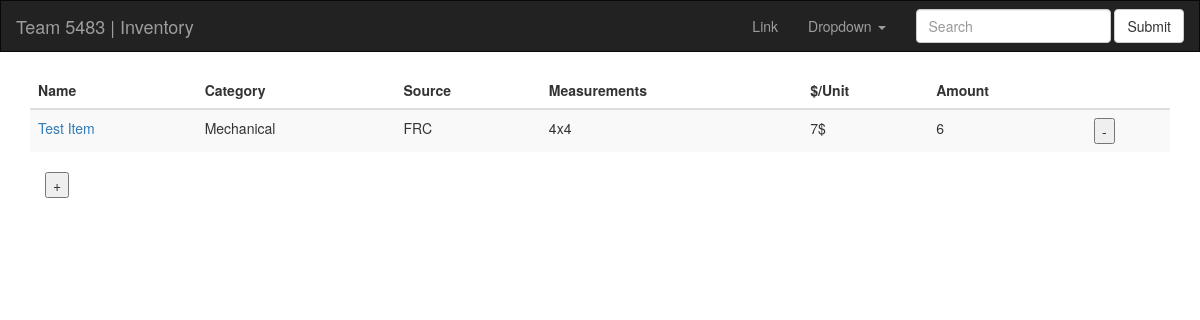
The app's page /inventory/, older data.
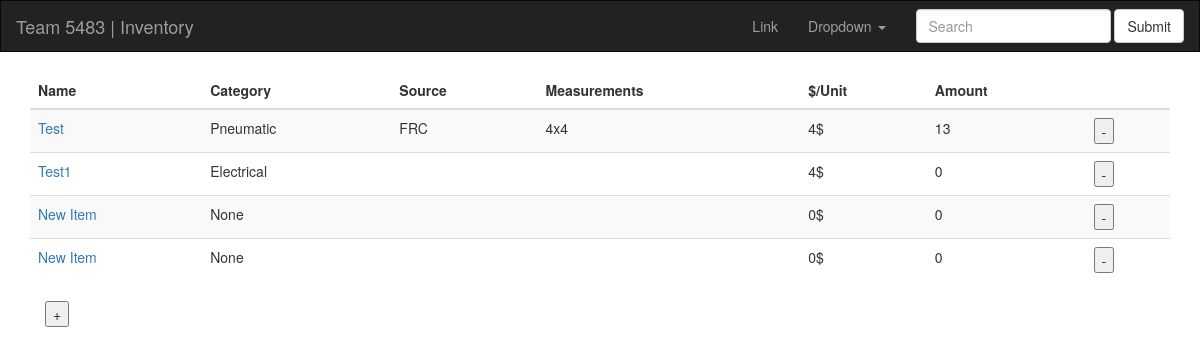
The same page, newer data.
### Inventory/models.py (models this page shows, shortened)
class Item(models.Model):
    item_categories = ['None', 'Pneumatic', 'Electrical', 'Mechanical']
    item_category = models.CharField(max_length=20, default='None')
    item_name = models.CharField(max_length=50)
    item_reference = models.CharField(max_length=50)
    item_source = models.CharField(max_length=50)
    item_quantity = models.CharField(max_length=50,default='0')
    item_measurement = models.CharField(max_length=50)
    item_unit_price = models.CharField(max_length=50, default='0')
    item_total_price = models.FloatField(max_length=50)
    item_field_names = ['item_name', 'item_reference', 'item_source', 'item_quantity', 'item_measurement',
                        'item_unit_price', 'item_total_price']

### Inventory/views.py (the view, shortened to what this page needs)
def index(request):
    all_items = Item.objects.all()
    if request.method == 'GET':
        search_query = request.GET.get('search', None)
        if search_query != '' and search_query is not None:
            return search(request, search_query=search_query)
    return render(request, "Inventory/index.html", {'all_items': all_items})

### Inventory/templates/Inventory/index.html (shortened to what this page needs)
<!DOCTYPE html>
<html lang="en">
<head>
    <link href="https://maxcdn.bootstrapcdn.com/bootstrap/3.3.7/css/bootstrap.min.css" rel="stylesheet" type="text/css">
</head>
<body>
    <nav class="navbar navbar-inverse">
        <div class="container-fluid">
            <div class="navbar-header">
                <a class="navbar-brand" href="{% url 'Inventory:index' %}">Team 5483 | Inventory</a>
            </div>
            <ul class="nav navbar-nav navbar-right">
                <li><a href="#">Link</a></li>
                <li class="dropdown">
                    <a href="#" class="dropdown-toggle" data-toggle="dropdown" role="button" aria-haspopup="true"
                       aria-expanded="false">Dropdown <span class="caret"></span></a>
                </li>
                <form type="get" class="navbar-form navbar-left">
                    <div class="form-group">
                        <input type="text" class="form-control" placeholder="Search" name = "search">
                    </div>
                    <button type="submit" class="btn btn-default">Submit</button>
                </form>
            </ul>
        </div>
    </nav>
     <div class="container">
         <div class="row">
              <div class="col-md-12">
                  <table class="table table-striped">
                    <thead>
                      <tr>
                          <th>Name</th>
                          <th>Category</th>
                          <th>Source</th>
                          <th>Measurements</th>
                          <th>$/Unit</th>
                          <th>Amount</th>
                          <th></th>
                      </tr>
                    </thead>
                      <form method="POST" name = {{item.item_name}}>
                    <tbody>
                        {% for item in all_items %}
                          <tr>
                              <td><a href="{% url 'Inventory:detail' item.id %}">{{item.item_name}}</a></td>
                              <td>{{item.item_category}}</td>
                              <td>{{item.item_source}}</td>
                              <td>{{item.item_measurement}}</td>
                              <td>{{item.item_unit_price}}$</td>
                              <td>{{item.item_quantity}}</td>
                              <td><input type="submit" value = "-" name = "removeitem/{{ item.id }}"></td>
                          </tr>
                        {% endfor %}
                    </tbody>
                  </table>
              <div class="col-md-2">
                  <input type="submit" value = "+" name = "additem">
              </div>
     </div>
</body>
</html>

### Inventory/templates/Inventory/index.html (style rules this page uses)
body { background: url("http://www.designbolts.com/wp-content/uploads/2012/12/White-Paper-Seamless-Pattern-For-Website-Background.jpg"); }
.navbar { -webkit-border-radius: 0; -moz-border-radius: 0; border-radius: 0; }

Row changes from the older to the newer data that the page shows:
changed Item "FRC": item_name "Test Item" → "Test"; item_category "Mechanical" → "Pneumatic"; item_unit_price "7" → "4"; item_quantity "6" → "13"
added Item: item_name "Test1", item_category "Electrical", item_unit_price "4", item_quantity "0"
added Item: item_name "New Item", item_category "None", item_unit_price "0", item_quantity "0"
added Item: item_name "New Item", item_category "None", item_unit_price "0", item_quantity "0"
